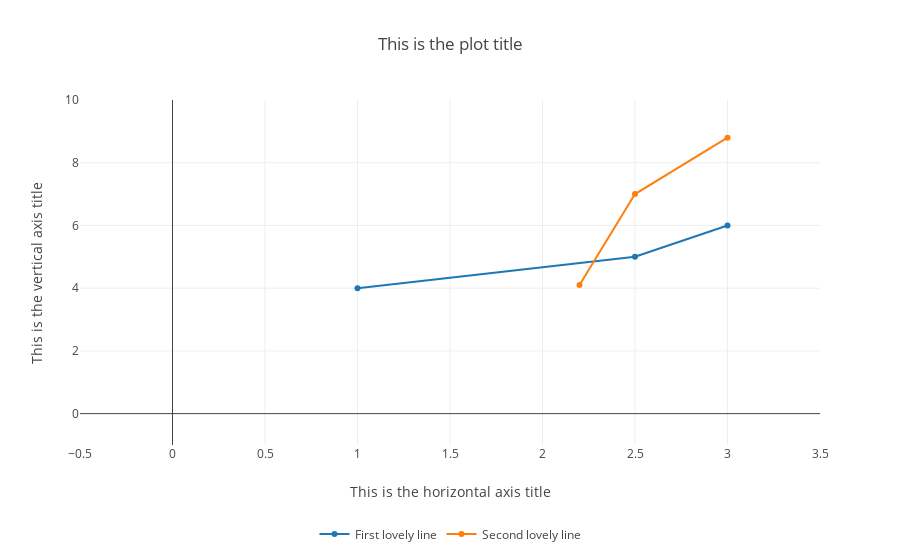

Notebook code cell kept with this figure:
### Markdown cell above
## Styling it up: 

To improve the appearance of our chart, we can add an extra 'layout' element to the dictionary, and also add a name to each line.

### Code cell
layout = {
    'title': 'This is the plot title',
    'xaxis': {
        'title': 'This is the horizontal axis title',
        'range': [-0.5, 3.5]
        },
    'yaxis': {
        'title': 'This is the vertical axis title',
        'range': [-1, 10]
        },
    'legend':{
        'orientation': 'h',
        'xanchor':"center",
        'yanchor':"bottom",
        'y':-0.3,
        'x':0.5
    }
}

figure = {
    'data': [
        {
            'x': [1, 2.5, 3],
            'y': [4, 5, 6],
            'name': "First lovely line"
        },
        {
            'x': [2.2, 2.5, 3],
            'y': [4.1, 7, 8.8],
            'name': "Second lovely line"
        }],
    'layout': layout
}

iplot(figure)

### Figure 1 — Plotly figure (JSON) as saved in the notebook; plotly's stock layout.template omitted (floating-point values rounded to 4 significant figures)
{"data": [{"name": "First lovely line", "type": "scatter", "uid": "dac390fb-2c04-40d7-b897-1bb294bdbb5f", "x": [1, 2.5, 3], "y": [4, 5, 6]}, {"name": "Second lovely line", "type": "scatter", "uid": "3fb799ae-a02c-4f29-8090-baaf5fe894c9", "x": [2.2, 2.5, 3], "y": [4.1, 7, 8.8]}], "layout": {"legend": {"orientation": "h", "x": 0.5, "xanchor": "center", "y": -0.3, "yanchor": "bottom"}, "title": "This is the plot title", "xaxis": {"range": [-0.5, 3.5], "title": "This is the horizontal axis title"}, "yaxis": {"range": [-1, 10], "title": "This is the vertical axis title"}}}
